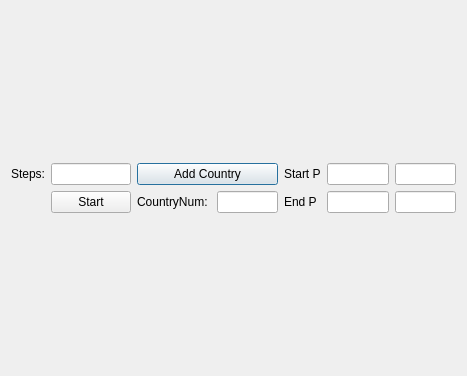
<?xml version="1.0" encoding="UTF-8"?>
<ui version="4.0">
 <class>Map</class>
 <widget class="QDialog" name="Map">
  <property name="geometry">
   <rect>
    <x>0</x>
    <y>0</y>
    <width>467</width>
    <height>376</height>
   </rect>
  </property>
  <property name="windowTitle">
   <string>Dialog</string>
  </property>
  <layout class="QVBoxLayout" name="verticalLayout">
   <item>
    <layout class="QGridLayout" name="MainMapLayout">
     <property name="sizeConstraint">
      <enum>QLayout::SetDefaultConstraint</enum>
     </property>
    </layout>
   </item>
   <item>
    <layout class="QHBoxLayout" name="ControllsLayout">
     <item>
      <layout class="QGridLayout" name="CoordsLayout">
       <item row="1" column="6">
        <widget class="QLineEdit" name="inputEndY">
         <property name="sizePolicy">
          <sizepolicy hsizetype="Preferred" vsizetype="Fixed">
           <horstretch>0</horstretch>
           <verstretch>0</verstretch>
          </sizepolicy>
         </property>
        </widget>
       </item>
       <item row="1" column="5">
        <widget class="QLineEdit" name="inputEndX">
         <property name="sizePolicy">
          <sizepolicy hsizetype="Preferred" vsizetype="Fixed">
           <horstretch>0</horstretch>
           <verstretch>0</verstretch>
          </sizepolicy>
         </property>
        </widget>
       </item>
       <item row="0" column="6">
        <widget class="QLineEdit" name="inputStartY">
         <property name="sizePolicy">
          <sizepolicy hsizetype="Preferred" vsizetype="Fixed">
           <horstretch>0</horstretch>
           <verstretch>0</verstretch>
          </sizepolicy>
         </property>
        </widget>
       </item>
       <item row="1" column="4">
        <widget class="QLabel" name="TextEndP">
         <property name="text">
          <string>End P</string>
         </property>
        </widget>
       </item>
       <item row="0" column="4">
        <widget class="QLabel" name="TextStartP">
         <property name="text">
          <string>Start P</string>
         </property>
        </widget>
       </item>
       <item row="0" column="5">
        <widget class="QLineEdit" name="inputStartX">
         <property name="sizePolicy">
          <sizepolicy hsizetype="Preferred" vsizetype="Fixed">
           <horstretch>0</horstretch>
           <verstretch>0</verstretch>
          </sizepolicy>
         </property>
        </widget>
       </item>
       <item row="1" column="2">
        <layout class="QGridLayout" name="gridLayout">
         <item row="0" column="0">
          <widget class="QLabel" name="CountryNumText">
           <property name="text">
            <string>CountryNum: </string>
           </property>
          </widget>
         </item>
         <item row="0" column="1">
          <widget class="QLineEdit" name="CountryNum">
           <property name="sizePolicy">
            <sizepolicy hsizetype="Preferred" vsizetype="Fixed">
             <horstretch>0</horstretch>
             <verstretch>0</verstretch>
            </sizepolicy>
           </property>
           <property name="text">
            <string/>
           </property>
          </widget>
         </item>
        </layout>
       </item>
       <item row="0" column="1">
        <widget class="QLineEdit" name="inputStep"/>
       </item>
       <item row="0" column="2">
        <widget class="QPushButton" name="AddCountryButton">
         <property name="sizePolicy">
          <sizepolicy hsizetype="Preferred" vsizetype="Fixed">
           <horstretch>0</horstretch>
           <verstretch>0</verstretch>
          </sizepolicy>
         </property>
         <property name="text">
          <string>Add Country</string>
         </property>
        </widget>
       </item>
       <item row="0" column="0">
        <widget class="QLabel" name="StepText">
         <property name="text">
          <string>Steps:</string>
         </property>
        </widget>
       </item>
       <item row="1" column="1">
        <widget class="QPushButton" name="StepButton">
         <property name="text">
          <string>Start</string>
         </property>
        </widget>
       </item>
      </layout>
     </item>
    </layout>
   </item>
  </layout>
 </widget>
 <resources/>
 <connections/>
</ui>
